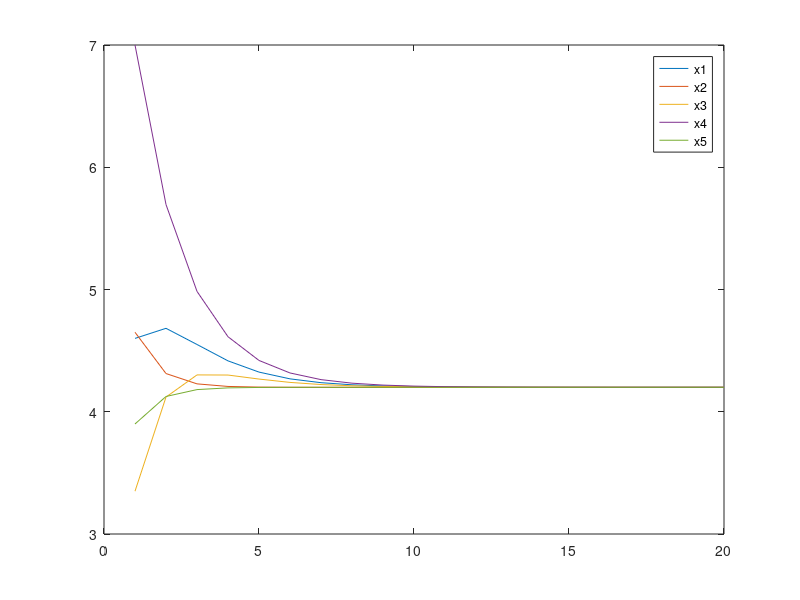

Recreate this plot in MATLAB.
A = [0.15 0.15 0.1 0.2 0.4;0 0.55 0 0 0.45;0.3 0.05 0.05 0 0.6;0 0.4 0.1 0.5 0;0 0.3 0 0 0.7];
x = [4;6;1;9;3];
x1(1) = x(1,1);
x2(1) = x(2,1);
x3(1) = x(3,1);
x4(1) = x(4,1);
x5(1) = x(5,1);

for k=1:20
    x = A*x;
    x1(k) = x(1,1);
    x2(k) = x(2,1);
    x3(k) = x(3,1);
    x4(k) = x(4,1);
    x5(k) = x(5,1);
end

plot(x1(1,:))
hold on
plot(x2(1,:))
plot(x3(1,:))
plot(x4(1,:))
plot(x5(1,:))
legend("x1","x2","x3","x4","x5")